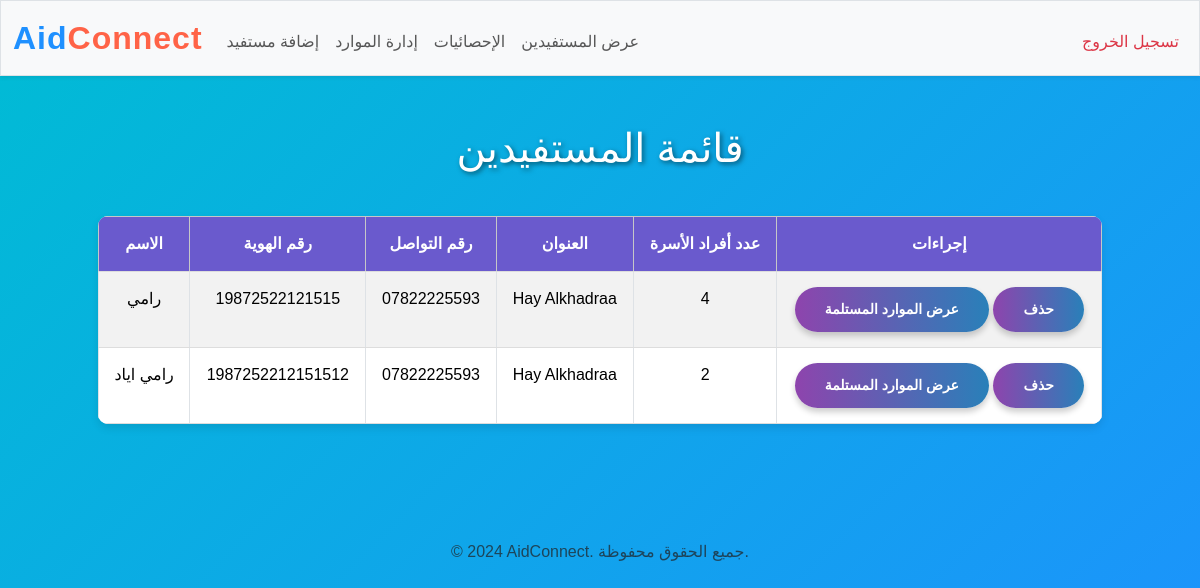
Page /show_beneficiaries (signed in) on the committed database.
### tables this page shows
CREATE TABLE beneficiaries (
    id INTEGER PRIMARY KEY AUTOINCREMENT,
    name TEXT NOT NULL,
    national_id TEXT NOT NULL,
    contact_number TEXT NOT NULL,
    address TEXT NOT NULL,
    family_members INTEGER NOT NULL,
org TEXT NOT NULL
);

### app.py (the view)
@app.route("/show_beneficiaries")
@login_required
def show_beneficiaries():
    orgname = session.get("orgname")
    conn = get_db()
    cursor = conn.cursor()
    cursor.execute("""
        SELECT name, national_id, contact_number, address, family_members
        FROM beneficiaries
        WHERE org = ?
    """, (orgname,))
    beneficiaries = cursor.fetchall()
    conn.close()
    return render_template("show_beneficiaries.html", beneficiaries=beneficiaries)

### app.py (called while the page is built)
def get_db():
    conn = sqlite3.connect("aidlink.db")
    conn.row_factory = sqlite3.Row  # يتيح الوصول إلى البيانات باستخدام أسماء الأعمدة
    return conn

def is_logged_in():
    return session.get('user_id') is not None

def login_required(f):
    @wraps(f)
    def decorated_function(*args, **kwargs):
        if not is_logged_in():
            return redirect(url_for('login'))
        return f(*args, **kwargs)
    return decorated_function

### templates/show_beneficiaries.html (shortened to what this page needs)
{% extends "layout.html" %}
{% block main %}
<h1 class="mb-4">قائمة المستفيدين</h1>
<div class="table-responsive">
    <table class="table table-striped table-bordered">
        <thead class="table-light">
<tr>
            <th>الاسم</th>
            <th>رقم الهوية</th>
            <th>رقم التواصل</th>
            <th>العنوان</th>
            <th>عدد أفراد الأسرة</th>
            <th>إجراءات</th>
        </tr>
    </thead>
    <tbody>
        {% for beneficiary in beneficiaries %}
        <tr>
            <td>{{ beneficiary['name'] }}</td>
            <td>{{ beneficiary['national_id'] }}</td>
            <td>{{ beneficiary['contact_number'] }}</td>
            <td>{{ beneficiary['address'] }}</td>
            <td>{{ beneficiary['family_members'] }}</td>
            <td>
                <a href="{{ url_for('beneficiary_resources', national_id=beneficiary['national_id']) }}" type="button" class="btn btn-info">
                    عرض الموارد المستلمة
                </a>
                <a href="{{ url_for('delete_beneficiary', national_id=beneficiary['national_id']) }}" type="button" class="btn btn-danger" onclick="return confirm('هل أنت متأكد أنك تريد حذف هذا المستفيد؟')">
                    حذف
                </a>
            </td>
        </tr>
        {% endfor %}
    </tbody>
</table>
</div>
{% endblock %}

### static/styles.css (style rules this page uses)
body { background: linear-gradient(135deg, #00bcd4, #1e90ff); color: #ffffff; font-family: 'Arial', sans-serif; margin: 0; padding: 0; min-height: 100vh; }
h1, h2, h3, h4, h5, h6 { text-align: center; color: #ffffff; text-shadow: 2px 2px 5px rgba(0, 0, 0, 0.5); margin-bottom: 20px; }
.table { width: 90%; margin: 20px auto; background-color: rgba(255, 255, 255, 0.8); color: #212529; border-radius: 10px; overflow: hidden; border-collapse: collapse; box-shadow: 0 4px 8px rgba(0, 0, 0, 0.1); }
.table th, .table td { padding: 15px; text-align: center; border-bottom: 1px solid #ddd; }
.table th { background-color: #6a5acd; color: #ffffff; font-weight: bold; }
.table tbody tr:nth-child(even) { background-color: rgba(106, 90, 205, 0.1); }
.btn { background: linear-gradient(to right, #8e44ad, #2980b9); color: white; border-radius: 25px; padding: 12px 30px; border: none; font-size: 14px; font-weight: bold; text-transform: uppercase; box-shadow: 0 4px 6px rgba(0, 0, 0, 0.2); transition: all 0.3s ease; cursor: pointer; }

### rows in the picture
beneficiaries: name "رامي", national_id "19872522121515", contact_number "07822225593", address "Hay Alkhadraa", family_members "4"
beneficiaries: name "رامي اياد", national_id "1987252212151512", contact_number "07822225593", address "Hay Alkhadraa", family_members "2"
